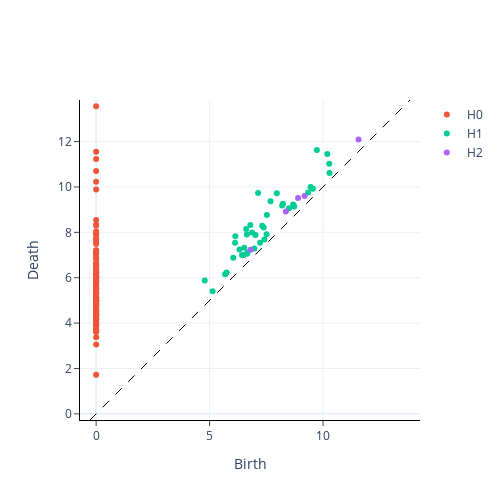

Notebook code for this chart:
### Code cell
left_persistence = VietorisRipsPersistence(homology_dimensions=homology_dims, n_jobs=-1)
left_diagram = left_persistence.fit_transform(left_embedded)

left_diagram_flt = filter_persistence_diagram(left_diagram, lifespan_threshold=lifespan_threshold)
left_persistence.plot(left_diagram_flt)
